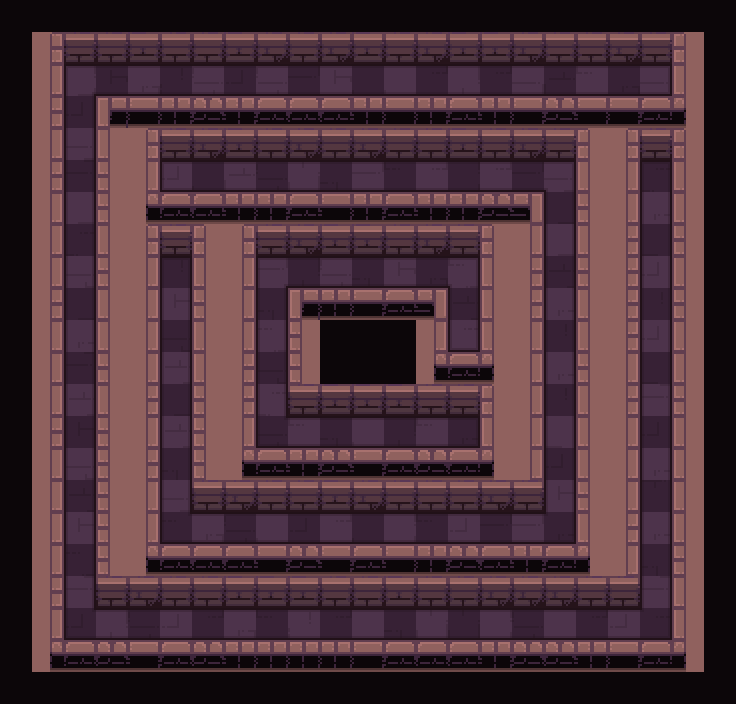

The image is a tile-based game level rendered from a .tmx file. Its description and source (layers, tilesets, objects; grid data summarised) follow:
An orthogonal 23x22 tile map with 32x32 px tiles, 4 tile layers (path, types, ground, floor_shadow), 1 hidden layer not drawn and 7 objects (3x switch, 3x hero, frame).

<map version="1.2" tiledversion="2019.03.13" orientation="orthogonal" renderorder="right-down" width="23" height="22" tilewidth="32" tileheight="32" infinite="0" nextlayerid="111" nextobjectid="21">
 <tileset firstgid="1" name="tileset" tilewidth="32" tileheight="32" spacing="2" margin="1" tilecount="200" columns="10">
  <image source="tileset.png" trans="000000" width="340" height="680" />
  <terraintypes>
   <terrain name="floor" tile="79" />
   <terrain name="wall" tile="69" />
   <terrain name="hole" tile="78" />
   <terrain name="infected" tile="77" />
  </terraintypes>
 </tileset>
 <layer id="106" name="checkers" width="23" height="22" visible="0">
  <data>[506 cells, 253 non-empty, 1 distinct tile ids]</data>
 </layer>
 <layer id="107" name="path" width="23" height="22">
  <data>[506 cells, 132 non-empty, 1 distinct tile ids]</data>
 </layer>
 <objectgroup id="14" name="camera">
  <object id="12" name="frame" type="frame" x="50" y="34" width="635" height="618" />
 </objectgroup>
 <objectgroup id="2" name="objects">
  <object id="10" name="switch" type="switch" x="175" y="274">
   <properties>
    <property name="autoDisable" type="bool" value="false" />
   </properties>
   <point />
  </object>
  <object id="2" name="switch" type="switch" x="466" y="343">
   <properties>
    <property name="autoDisable" type="bool" value="false" />
   </properties>
   <point />
  </object>
  <object id="11" name="switch" type="switch" x="654" y="83">
   <properties>
    <property name="autoDisable" type="bool" value="false" />
   </properties>
   <point />
  </object>
  <object id="1" name="hero" type="hero" x="464.67" y="436">
   <properties>
    <property name="initialDirection" value="w" />
   </properties>
   <point />
  </object>
  <object id="8" name="hero" type="hero" x="177" y="178">
   <properties>
    <property name="initialDirection" value="e" />
   </properties>
   <point />
  </object>
  <object id="9" name="hero" type="hero" x="659" y="181">
   <properties>
    <property name="initialDirection" value="w" />
   </properties>
   <point />
  </object>
 </objectgroup>
 <layer id="108" name="types" width="23" height="22">
  <data>[506 cells, 506 non-empty, 3 distinct tile ids]</data>
 </layer>
 <layer id="109" name="ground" width="23" height="22">
  <data>[506 cells, 414 non-empty, 50 distinct tile ids]</data>
 </layer>
 <layer id="110" name="floor_shadow" width="23" height="22">
  <data>[506 cells, 132 non-empty, 10 distinct tile ids]</data>
 </layer>
</map>
